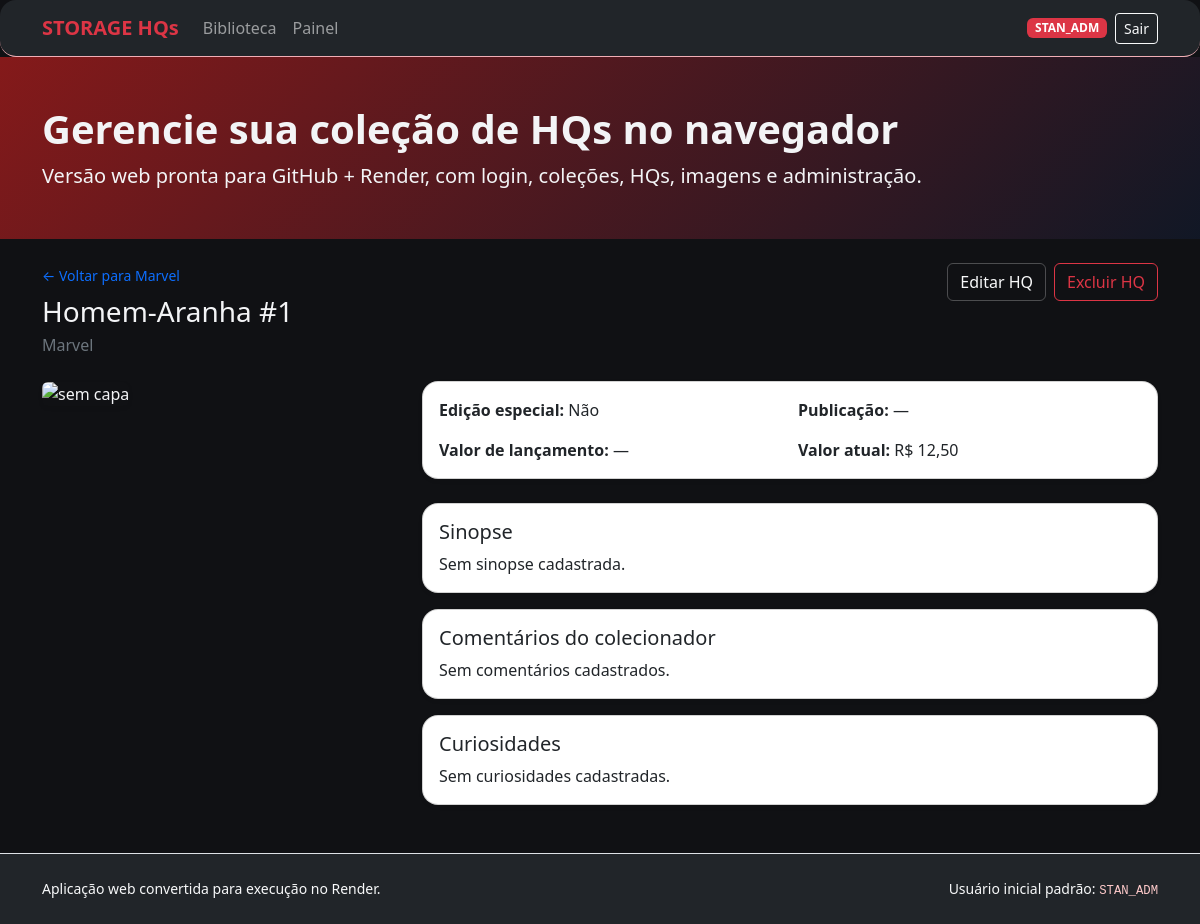
The app's page /comics/1 (signed in) with its own data.
### tables this page shows
CREATE TABLE users (
                id INTEGER PRIMARY KEY AUTOINCREMENT,
                username TEXT UNIQUE NOT NULL,
                password_hash TEXT NOT NULL,
                is_admin INTEGER DEFAULT 0,
                created_at TIMESTAMP DEFAULT CURRENT_TIMESTAMP
            );

CREATE TABLE collections (
                id INTEGER PRIMARY KEY AUTOINCREMENT,
                name TEXT UNIQUE NOT NULL,
                cover_image TEXT,
                created_at TIMESTAMP DEFAULT CURRENT_TIMESTAMP,
                updated_at TIMESTAMP DEFAULT CURRENT_TIMESTAMP
            );

CREATE TABLE comics (
                id INTEGER PRIMARY KEY AUTOINCREMENT,
                collection_id INTEGER NOT NULL,
                name TEXT NOT NULL,
                edition_number TEXT NOT NULL,
                is_special_edition INTEGER DEFAULT 0,
                publication_date TEXT,
                publisher TEXT,
                launch_value REAL,
                currency_type TEXT,
                current_value REAL,
                cover_image TEXT,
                synopsis TEXT,
                collector_comments TEXT,
                trivia TEXT,
                created_at TIMESTAMP DEFAULT CURRENT_TIMESTAMP,
                updated_at TIMESTAMP DEFAULT CURRENT_TIMESTAMP,
                FOREIGN KEY (collection_id) REFERENCES collections (id) ON DELETE CASCADE,
                UNIQUE (collection_id, edition_number)
            );

### webapp.py (the view)
    @app.get('/comics/<int:comic_id>')
    def comic_detail(comic_id: int):
        comic = get_comic(comic_id)
        if not comic:
            abort(404)
        return render_template(
            'comic_detail.html',
            comic=comic,
            collection=get_collection(comic['collection_id']),
        )

### webapp.py (called while the page is built)
def register_filters(app: Flask):
    @app.template_filter('currency')
    def currency_filter(value, symbol='R$'):
        if value in (None, ''):
            return '—'
        try:
            return f'{symbol} {float(value):,.2f}'.replace(',', 'X').replace('.', ',').replace('X', '.')
        except (ValueError, TypeError):
            return value

def register_hooks(app: Flask):
    @app.before_request
    def load_logged_user():
        user_id = session.get('user_id')
        g.user = get_user_by_id(user_id) if user_id else None
    @app.context_processor
    def inject_globals():
        return {'app_title': app.config['APP_TITLE'], 'current_user': g.get('user')}

def get_db():
    if 'db' not in g:
        g.db = sqlite3.connect(current_app.config['DATABASE'])
        g.db.row_factory = sqlite3.Row
        g.db.execute('PRAGMA foreign_keys = ON')
    return g.db

def fetch_one(query, params=()):
    row = get_db().execute(query, params).fetchone()
    return dict(row) if row else None

def get_user_by_id(user_id: int | None):
    if not user_id:
        return None
    return fetch_one('SELECT * FROM users WHERE id = ?', (user_id,))

def get_collection(collection_id: int):
    return fetch_one('SELECT * FROM collections WHERE id = ?', (collection_id,))

def get_comic(comic_id: int):
    return fetch_one('SELECT * FROM comics WHERE id = ?', (comic_id,))

### templates/comic_detail.html (shortened to what this page needs)
{% extends 'base.html' %}
{% block content %}
<div class="d-flex flex-wrap gap-3 justify-content-between align-items-start mb-4">
  <div>
    <a class="small text-decoration-none" href="{{ url_for('collection_detail', collection_id=collection.id) }}">← Voltar para {{ collection.name }}</a>
    <h2 class="h3 mt-2 mb-1">{{ comic.name }} #{{ comic.edition_number }}</h2>
    <p class="text-secondary mb-0">{{ comic.publisher or 'Editora não informada' }}</p>
  </div>
  {% if current_user and current_user.is_admin %}
  <div class="d-flex gap-2 flex-wrap">
    <a class="btn btn-outline-light border" href="{{ url_for('comic_edit', comic_id=comic.id) }}">Editar HQ</a>
    <form method="post" action="{{ url_for('comic_delete', comic_id=comic.id) }}" onsubmit="return confirm('Excluir esta HQ?');">
      <button class="btn btn-outline-danger">Excluir HQ</button>
    </form>
  </div>
  {% endif %}
</div>
<div class="row g-4">
  <div class="col-lg-4">
    {% if comic.cover_image %}
      <img class="img-fluid rounded shadow-sm" src="{{ url_for('uploaded_file', filename=comic.cover_image) }}" alt="{{ comic.name }}">
    {% else %}
      <img class="img-fluid rounded shadow-sm" src="{{ url_for('static', filename='images/imagem1.jpg') }}" alt="sem capa">
    {% endif %}
  </div>
  <div class="col-lg-8">
    <div class="card shadow-sm mb-4">
      <div class="card-body">
        <div class="row g-3">
          <div class="col-md-6"><strong>Edição especial:</strong> {{ 'Sim' if comic.is_special_edition else 'Não' }}</div>
          <div class="col-md-6"><strong>Publicação:</strong> {{ comic.publication_date or '—' }}</div>
          <div class="col-md-6"><strong>Valor de lançamento:</strong> {{ comic.launch_value|currency(comic.currency_type or 'R$') }}</div>
          <div class="col-md-6"><strong>Valor atual:</strong> {{ comic.current_value|currency('R$') }}</div>
        </div>
      </div>
    </div>
    <div class="card shadow-sm mb-3"><div class="card-body"><h3 class="h5">Sinopse</h3><p class="mb-0">{{ comic.synopsis or 'Sem sinopse cadastrada.' }}</p></div></div>
    <div class="card shadow-sm mb-3"><div class="card-body"><h3 class="h5">Comentários do colecionador</h3><p class="mb-0">{{ comic.collector_comments or 'Sem comentários cadastrados.' }}</p></div></div>
    <div class="card shadow-sm"><div class="card-body"><h3 class="h5">Curiosidades</h3><p class="mb-0">{{ comic.trivia or 'Sem curiosidades cadastradas.' }}</p></div></div>
  </div>
</div>
{% endblock %}

### templates/base.html (shortened to what this page needs)
<!doctype html>
<html lang="pt-BR">
<head>
  <link href="https://cdn.jsdelivr.net/npm/bootstrap@5.3.3/dist/css/bootstrap.min.css" rel="stylesheet">
  <link rel="stylesheet" href="{{ url_for('static', filename='css/app.css') }}">
</head>
<body>
<nav class="navbar navbar-expand-lg navbar-dark bg-dark border-bottom border-danger-subtle">
  <div class="container">
    <a class="navbar-brand fw-bold text-danger" href="{{ url_for('index') }}">{{ app_title }}</a>
    <div class="collapse navbar-collapse" id="navMenu">
      <ul class="navbar-nav me-auto mb-2 mb-lg-0">
        <li class="nav-item"><a class="nav-link" href="{{ url_for('index') }}">Biblioteca</a></li>
        {% if current_user %}
          <li class="nav-item"><a class="nav-link" href="{{ url_for('dashboard') }}">Painel</a></li>
        {% endif %}
      </ul>
      <div class="d-flex gap-2 align-items-center">
        {% if current_user %}
          <span class="badge text-bg-danger">{{ current_user.username }}</span>
          <form method="post" action="{{ url_for('logout') }}">
            <button class="btn btn-outline-light btn-sm">Sair</button>
          </form>
        {% else %}
          <a class="btn btn-danger btn-sm" href="{{ url_for('login') }}">Entrar</a>
        {% endif %}
      </div>
    </div>
  </div>
</nav>
<header class="hero-banner py-5 mb-4">
  <div class="container">
    <h1 class="display-6 fw-bold">Gerencie sua coleção de HQs no navegador</h1>
    <p class="lead mb-0">Versão web pronta para GitHub + Render, com login, coleções, HQs, imagens e administração.</p>
  </div>
</header>
<main class="container pb-5">
  {% block content %}{% endblock %}
</main>
<footer class="border-top py-4 bg-dark text-light">
  <div class="container small d-flex flex-column flex-md-row justify-content-between gap-2">
    <span>Aplicação web convertida para execução no Render.</span>
    <span>Usuário inicial padrão: <code>STAN_ADM</code></span>
  </div>
</footer>
</body>
</html>

### static/css/app.css (style rules this page uses)
body { background: #101114; color: #f3f4f6; }
.hero-banner { background: linear-gradient(135deg, rgba(153,27,27,.85), rgba(17,24,39,.92)), url('../images/comic_collage.jpg') center/cover; }
.card, .table, .alert, .navbar, .dropdown-menu { border-radius: 1rem; }
.btn-outline-light.border { border-color: rgba(255,255,255,.25) !important; }
code { color: #fecaca; }

### records on screen
users: username "STAN_ADM"
collections: name "Marvel"
comics: name "Homem-Aranha", edition_number "1", publisher "Marvel", is_special_edition "Não", launch_value "—", current_value "R$ 12,50"

### other values on screen
{{ app_title }} "STORAGE HQs"
{{ comic.publication_date or '—' }} "—"
{{ comic.synopsis or 'Sem sinopse cadastrada.' }} "Sem sinopse cadastrada."
{{ comic.collector_comments or 'Sem comentários cadastrados.' }} "Sem comentários cadastrados."
{{ comic.trivia or 'Sem curiosidades cadastradas.' }} "Sem curiosidades cadastradas."
